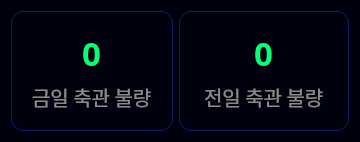
           <widget class="QFrame" name="investBox">
            <property name="maximumSize">
             <size>
              <width>16777215</width>
              <height>150</height>
             </size>
            </property>
            <property name="styleSheet">
             <string notr="true">QFrame {
	background-color:  rgb(0, 0, 15);
	border: none;
	border-radius: 12px;
}</string>
            </property>
            <property name="frameShape">
             <enum>QFrame::NoFrame</enum>
            </property>
            <property name="frameShadow">
             <enum>QFrame::Raised</enum>
            </property>
            <layout class="QHBoxLayout" name="horizontalLayout_39">
             <item>
              <widget class="QFrame" name="frame_35">
               <property name="styleSheet">
                <string notr="true">border: 1px solid rgb(34, 24, 97);</string>
               </property>
               <property name="frameShape">
                <enum>QFrame::NoFrame</enum>
               </property>
               <property name="frameShadow">
                <enum>QFrame::Raised</enum>
               </property>
               <layout class="QHBoxLayout" name="horizontalLayout_19">
                <property name="spacing">
                 <number>5</number>
                </property>
                <property name="leftMargin">
                 <number>5</number>
                </property>
                <property name="topMargin">
                 <number>0</number>
                </property>
                <property name="rightMargin">
                 <number>5</number>
                </property>
                <property name="bottomMargin">
                 <number>0</number>
                </property>
                <item alignment="Qt::AlignVCenter">
                 <widget class="QFrame" name="frame_37">
                  <property name="sizePolicy">
                   <sizepolicy hsizetype="Preferred" vsizetype="Preferred">
                    <horstretch>0</horstretch>
                    <verstretch>0</verstretch>
                   </sizepolicy>
                  </property>
                  <property name="minimumSize">
                   <size>
                    <width>150</width>
                    <height>0</height>
                   </size>
                  </property>
                  <property name="maximumSize">
                   <size>
                    <width>110</width>
                    <height>16777215</height>
                   </size>
                  </property>
                  <property name="styleSheet">
                   <string notr="true">border: none;</string>
                  </property>
                  <property name="frameShape">
                   <enum>QFrame::NoFrame</enum>
                  </property>
                  <property name="frameShadow">
                   <enum>QFrame::Raised</enum>
                  </property>
                  <layout class="QVBoxLayout" name="verticalLayout_16">
                   <item alignment="Qt::AlignHCenter|Qt::AlignVCenter">
                    <widget class="QLabel" name="count1">
                     <property name="font">
                      <font>
                       <family>에스코어 드림 6 Bold</family>
                       <pointsize>25</pointsize>
                       <bold>true</bold>
                      </font>
                     </property>
                     <property name="styleSheet">
                      <string notr="true">color: rgb(7, 255, 119);</string>
                     </property>
                     <property name="text">
                      <string>0</string>
                     </property>
                    </widget>
                   </item>
                   <item alignment="Qt::AlignHCenter|Qt::AlignVCenter">
                    <widget class="QLabel" name="label_21">
                     <property name="font">
                      <font>
                       <family>에스코어 드림 6 Bold</family>
                       <pointsize>15</pointsize>
                       <bold>false</bold>
                      </font>
                     </property>
                     <property name="styleSheet">
                      <string notr="true">color: rgb(138, 138, 138);</string>
                     </property>
                     <property name="text">
                      <string>금일 축관 불량</string>
                     </property>
                    </widget>
                   </item>
                  </layout>
                 </widget>
                </item>
               </layout>
              </widget>
             </item>
             <item>
              <widget class="QFrame" name="frame_38">
               <property name="styleSheet">
                <string notr="true">border: 1px solid rgb(34, 24, 97);</string>
               </property>
               <property name="frameShape">
                <enum>QFrame::NoFrame</enum>
               </property>
               <property name="frameShadow">
                <enum>QFrame::Raised</enum>
               </property>
               <layout class="QHBoxLayout" name="horizontalLayout_24">
                <item alignment="Qt::AlignVCenter">
                 <widget class="QFrame" name="frame_41">
                  <property name="minimumSize">
                   <size>
                    <width>150</width>
                    <height>0</height>
                   </size>
                  </property>
                  <property name="maximumSize">
                   <size>
                    <width>110</width>
                    <height>16777215</height>
                   </size>
                  </property>
                  <property name="styleSheet">
                   <string notr="true">border: none;</string>
                  </property>
                  <property name="frameShape">
                   <enum>QFrame::NoFrame</enum>
                  </property>
                  <property name="frameShadow">
                   <enum>QFrame::Raised</enum>
                  </property>
                  <layout class="QVBoxLayout" name="verticalLayout_17">
                   <item alignment="Qt::AlignHCenter|Qt::AlignVCenter">
                    <widget class="QLabel" name="count2">
                     <property name="font">
                      <font>
                       <family>에스코어 드림 6 Bold</family>
                       <pointsize>25</pointsize>
                       <bold>true</bold>
                      </font>
                     </property>
                     <property name="styleSheet">
                      <string notr="true">color: rgb(7, 255, 119);</string>
                     </property>
                     <property name="text">
                      <string>0</string>
                     </property>
                    </widget>
                   </item>
                   <item alignment="Qt::AlignHCenter|Qt::AlignVCenter">
                    <widget class="QLabel" name="label_24">
                     <property name="font">
                      <font>
                       <family>에스코어 드림 6 Bold</family>
                       <pointsize>15</pointsize>
                       <bold>false</bold>
                      </font>
                     </property>
                     <property name="styleSheet">
                      <string notr="true">color: rgb(138, 138, 138);</string>
                     </property>
                     <property name="text">
                      <string>전일 축관 불량</string>
                     </property>
                    </widget>
                   </item>
                  </layout>
                 </widget>
                </item>
               </layout>
              </widget>
             </item>
            </layout>
           </widget>
